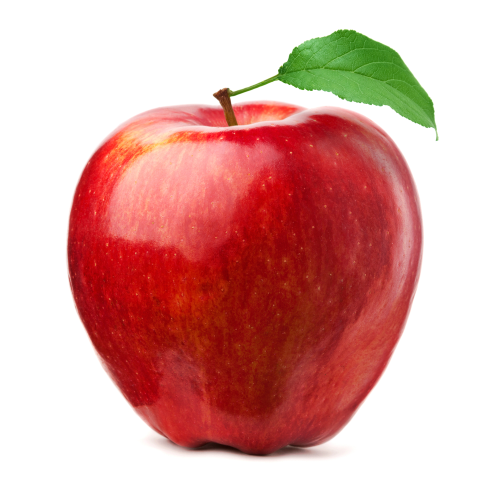
#> input picture Experiment 8/apple.jpg, 998 x 1000 px (shown at 1/2 size)
$ python Program.py   (older library calls are emulated)
#> lines starting #> are read from the running program, lines starting #| are printed output that depends on the picture; after the words box and inside, x2 and y2 are one past the last pixel; in counts of white or black regions, pixels touching at a corner belong together
import numpy as np
import cv2

def create_gabor_filter_bank():
    filters = []
    ksize = 31
    for theta in np.arange(0, np.pi, np.pi / 16):
        kern = cv2.getGaborKernel((ksize, ksize), 4.0, theta, 10.0, 0.5, 0, ktype=cv2.CV_32F)
        kern /= 1.5 * kern.sum()
        filters.append(kern)
    return filters

def process_image(img, filters):
    accum = np.zeros_like(img)
    for kern in filters:
        fimg = cv2.filter2D(img, cv2.CV_8U, kern)
        np.maximum(accum, fimg, accum)
    return accum

def add_bottom_label(image, text):
    """Adds text labels at the very bottom of the image segment."""
    output = image.copy()
    height, width = image.shape[:2]

    font = cv2.FONT_HERSHEY_DUPLEX
    font_scale = 0.8
    thickness = 2

    # Calculate text size to center it horizontally
    text_size = cv2.getTextSize(text, font, font_scale, thickness)[0]
    tx = (width - text_size[0]) // 2

    # Set vertical position to the bottom (height minus 20 pixels)
    ty = height - 20

    # Draw black outline for readability on white backgrounds
    cv2.putText(output, text, (tx, ty), font, font_scale, (0, 0, 0), thickness + 2, cv2.LINE_AA)
    # Draw white text on top
    cv2.putText(output, text, (tx, ty), font, font_scale, (255, 255, 255), thickness, cv2.LINE_AA)

    return output

# 1. Load and Resize
img = cv2.imread('apple.jpg')
#> img is the input picture: shape (1000, 998, 3); mean B, G, R 163.8, 168.4, 219.8
scale = 0.5
img_small = cv2.resize(img, (0, 0), fx=scale, fy=scale, interpolation=cv2.INTER_AREA)
gray = cv2.cvtColor(img_small, cv2.COLOR_BGR2GRAY)
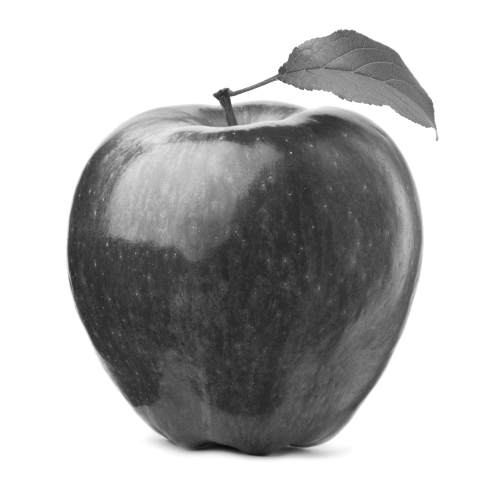
#> gray: shape (500, 499); min 12, max 255, mean 183.3

# 2. Gabor Filtering
filters = create_gabor_filter_bank()
res1 = process_image(gray, filters)
#> the loop in process_image, `for kern in filters:` made 16 passes
#> pass 1, in process_image, `fimg = cv2.filter2D(img, cv2.CV_8U, kern)`:
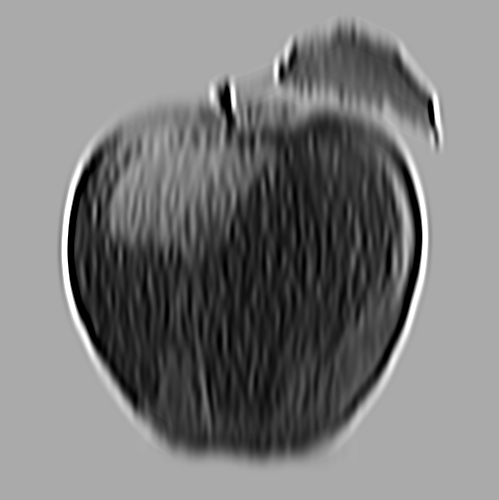
#> fimg: shape (500, 499); min 0, max 255, mean 122.4
#> after the loop in process_image, `for kern in filters:`:
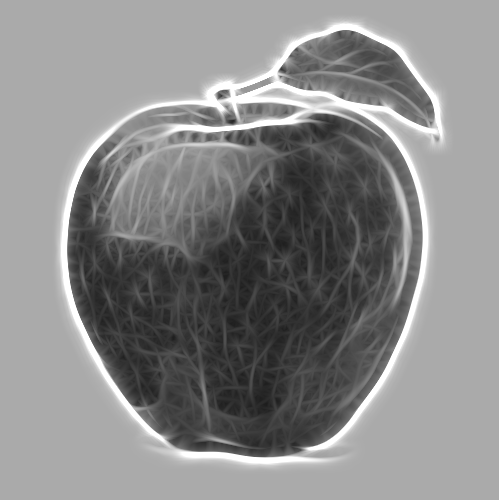
#> accum: shape (500, 499); min 29, max 255, mean 136.3

# 3. Automatic Thresholding (Otsu's Method)
_, binary_output = cv2.threshold(res1, 0, 255, cv2.THRESH_BINARY + cv2.THRESH_OTSU)
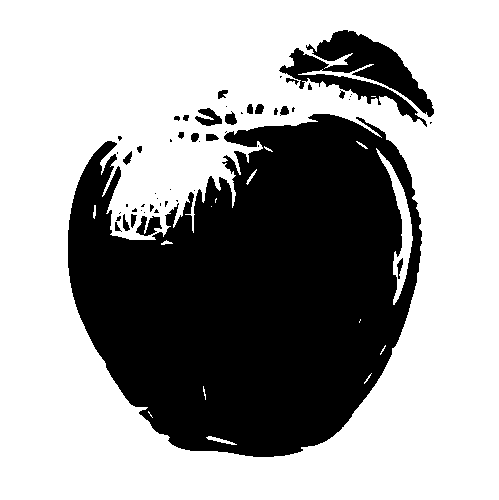
#> binary_output: shape (500, 499); 63% white; 54 black regions (29 under 20 px), largest, box (x1, y1, x2, y2) and area: (68, 114, 422, 457) 84732, (279, 30, 434, 127) 5845, (136, 216, 162, 236) 302

# 4. Morphological Cleaning
kernel = np.ones((5,5), np.uint8)
#> kernel = [[1, 1, 1, 1, 1], [1, 1, 1, 1, 1], [1, 1, 1, 1, 1], [1, 1, 1, 1, 1], [1, 1, 1, 1, 1]]
final_seg = cv2.morphologyEx(binary_output, cv2.MORPH_CLOSE, kernel)
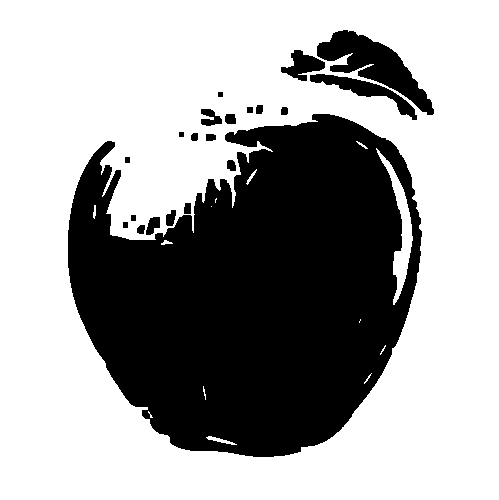
#> final_seg: shape (500, 499); 63.7% white; 21 black regions, largest, box (x1, y1, x2, y2) and area: (68, 114, 422, 457) 83939, (317, 30, 434, 115) 3614, (310, 74, 417, 120) 1205

# --- PREPARE COMPARISON ---
res1_bgr = cv2.cvtColor(res1, cv2.COLOR_GRAY2BGR)
seg_bgr = cv2.cvtColor(final_seg, cv2.COLOR_GRAY2BGR)

# Apply Labels at the Bottom
orig_lab = add_bottom_label(img_small, "Original")
filt_lab = add_bottom_label(res1_bgr, "Gabor Response")
seg_lab = add_bottom_label(seg_bgr, "Segmentation")
#> call 3 of add_bottom_label, with text = 'Segmentation'
#> in add_bottom_label (call 3), `cv2.putText(output, text, (tx, ty), font, font_scale, (255, 255, 255),..`:
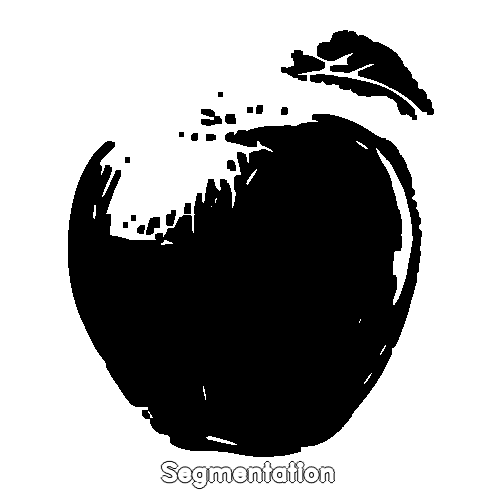
#> output: shape (500, 499, 3); min 0, max 255, mean 161.6

# Concatenate horizontally
comparison = np.concatenate((orig_lab, filt_lab, seg_lab), axis=1)
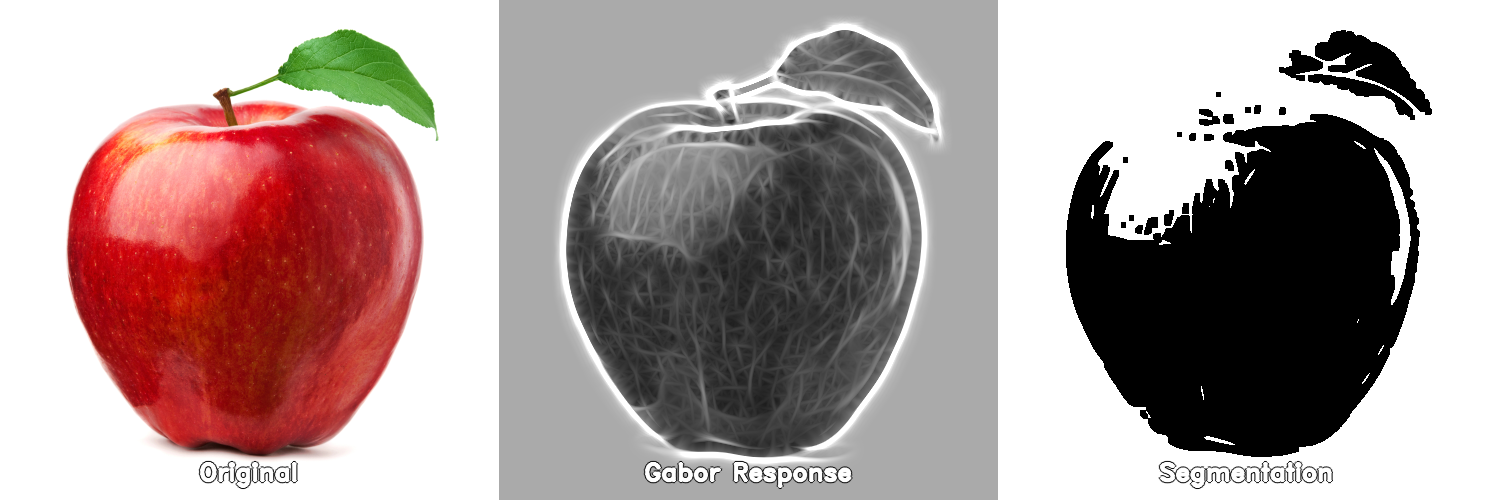
#> comparison: shape (500, 1497, 3); mean B, G, R 153.8, 155.3, 172.4

# 5. Display and Save
cv2.imshow('Output', comparison)
cv2.imwrite('Output.jpg', comparison)
cv2.waitKey(0)
cv2.destroyAllWindows()
